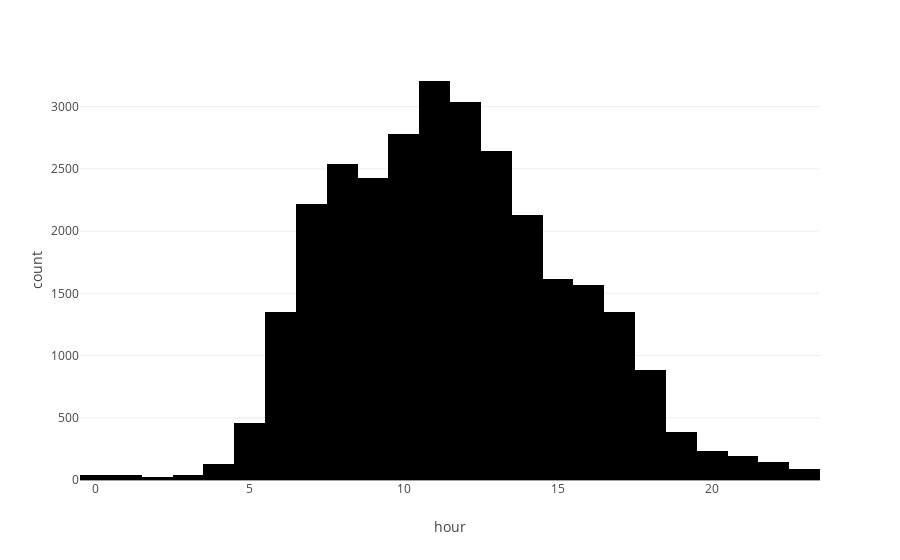

This figure's notebook cell:
### Code cell
fig = px.histogram(df, x="hour")
fig.show()

### Figure 1 — Plotly figure (JSON) as saved in the notebook; plotly's stock layout.template omitted (floating-point values rounded to 4 significant figures; data arrays with more than 128 entries replaced by an {"elided": "..."} marker saying what was removed)
{"data": [{"alignmentgroup": "True", "bingroup": "x", "hovertemplate": "hour=%{x}<br>count=%{y}<extra></extra>", "legendgroup": "", "marker": {"color": "#000001", "pattern": {"shape": ""}}, "name": "", "offsetgroup": "", "orientation": "v", "showlegend": false, "type": "histogram", "x": {"elided": "33000 int values"}, "xaxis": "x", "yaxis": "y"}], "layout": {"autosize": true, "barmode": "relative", "legend": {"tracegroupgap": 0}, "margin": {"t": 60}, "xaxis": {"anchor": "y", "autorange": true, "domain": [0, 1], "range": [-0.5, 23.5], "title": {"text": "hour"}, "type": "linear"}, "yaxis": {"anchor": "x", "autorange": true, "domain": [0, 1], "range": [0, 3375.0], "title": {"text": "count"}}}}
